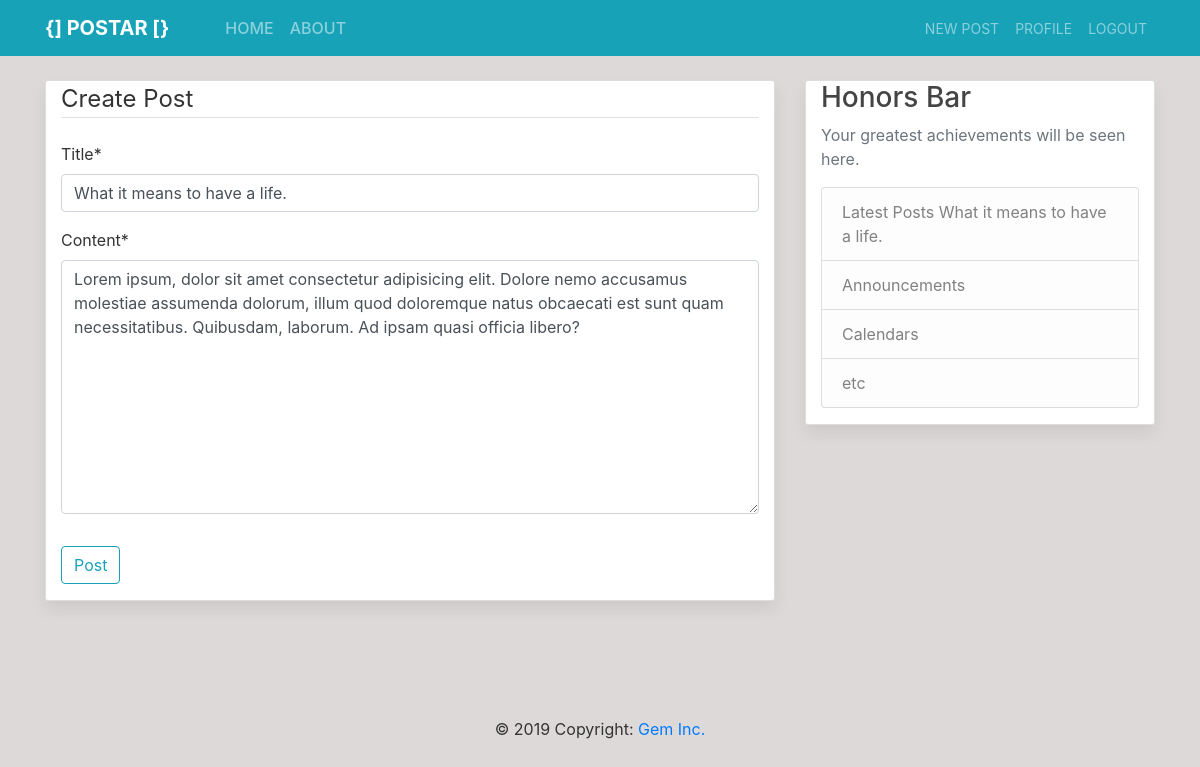
The app's page /post/17/update/ (signed in) with its own data.
### blog/models.py (models this page shows, shortened)
class Post(models.Model):
    title = models.CharField(max_length=100)
    content = models.TextField()
    date_posted = models.DateTimeField(auto_now_add=True)
    author = models.ForeignKey(User, on_delete=models.CASCADE)

### blog/views.py (the view, shortened to what this page needs)
# urls.py: path('post/<int:pk>/update/', PostUpdateView.as_view(), name='post-update'),
class PostUpdateView(LoginRequiredMixin, UserPassesTestMixin, UpdateView):
    model = Post
    fields = ['title', 'content']
    def test_func(self):
        post = self.get_object()
        if self.request.user == post.author:
            return True
        return False

### blog/templates/blog/post_form.html (shortened to what this page needs)
{% extends 'blog/base.html' %}
{% load crispy_forms_tags %}
{% block content %}
<div class="container content-section">
    <form method="post">
        <fieldset class="form-group">
            <legend class="border-bottom mb-4">Create Post</legend>
            {{ form|crispy }}
        </fieldset>
        <div class="form-group">
            <button class="btn btn-outline-info" type="submit">Post</button>
        </div>
    </form>
</div>
{% endblock %}

### blog/templates/blog/base.html (shortened to what this page needs)
{% load static %}
<!DOCTYPE html>
<html lang="en">
<head>
    <link rel="stylesheet" href="{% static 'bootstrap/css/bootstrap.css' %}">
    <link rel="stylesheet" href="{% static 'blog/css/main.css' %}">
</head>
<header class="small-header site-header bg-steel">
    <nav class="navbar navbar-expand-md navbar-dark bg-steel fixed-top bg-info">
        <div class="container">
            <a href="{% url 'blog-home' %}" class="navbar-brand mr-5"><strong>{] POSTAR [}</strong></a>
            <div class="collapse navbar-collapse" id="navbarToggle">
                <div class=" navbar-nav mr-auto">
                    <a href="{% url 'blog-home' %}" class="nav-item nav-link">HOME</a>
                    <a href="{% url 'blog-about' %}" class="nav-item nav-link">ABOUT</a>
                </div>
                <div class="navbar-nav">
                    {% if user.is_authenticated %}
                    <a href="{% url 'post-create' %}" class="nav-item nav-link"><small>NEW POST</small></a>
                    <a href="{% url 'profile' %}" class="nav-item nav-link"><small>PROFILE</small></a>
                    <a href="{% url 'logout' %}" class="nav-item nav-link"><small>LOGOUT</small></a>
                    {% else %}
                    <a href="{% url 'login' %}" class="nav-item nav-link"><small>LOGIN</small></a>
                    <a href="{% url 'register' %}" class="nav-item nav-link"><small>REGISTER</small></a>
                    {% endif %}
                </div>
            </div>
        </div>
    </nav>
</header>
<body>
    <main role="main" class="container">
        <div class="row">
            <div class="col-md-8">
                {% block content %}{% block modal %}{% endblock modal %}{% endblock content %}
            </div>
            <div class="col-md-4">
                <div class="container content-section fixed">
                    <h3>Honors Bar</h3>
                    <p class='text-muted'> Your greatest achievements will be seen here.
                        <ul class="list-group">
                            <li class="list-group-item list-group-item-light">Latest Posts {{ post.title }}</li>
                            <li class="list-group-item list-group-item-light">Announcements</li>
                            <li class="list-group-item list-group-item-light">Calendars</li>
                            <li class="list-group-item list-group-item-light">etc</li>
                        </ul>
                    </p>
                </div>
            </div>
        </div>
    </main>
    <div class="cotainer" style="padding-top: 5rem;">
        <footer class="page-footer blue font-small">
            <div class="container">
                <div class="footer-copyright text-center py-3">&copy; 2019 Copyright:
                    <a href="{% url 'blog-about' %}">Gem Inc.</a>
                </div>
            </div>
        </footer>
    </div>
</body>
</html>

### blog/static/blog/css/main.css (style rules this page uses)
body { background: #ddd9d9; color: #333333; margin-top: 5rem; }
h1, h2, h3, h4, h5, h6 { color: #444444; }
ul { margin: 0; }
.bg-steel { margin-top: 0; background-color: #1d8bda; }
.site-header, .navbar-nav, .nav-link:hover { color: #ffffff; }
.site-header, .navbar-nav, .nav-link.active { font-weight: 500; }
.content-section { background: #ffffff; padding: 10px, 20px; border: 1px solid #dddddd; border-radius: 3px; margin-bottom: 20px; box-shadow: 0 0.5rem 1rem rgba(0, 0, 0, 0.075) !important; }

### records on screen
Post: title "What it means to have a life.", content "Lorem ipsum, dolor sit amet consectetur adipisicing elit. Dolore nemo accusamus molestiae assumenda dolorum, illum quod doloremque natus obcaecati est sunt quam necessitatibus. Quibusdam, laborum. Ad ipsam quasi officia libero?"
